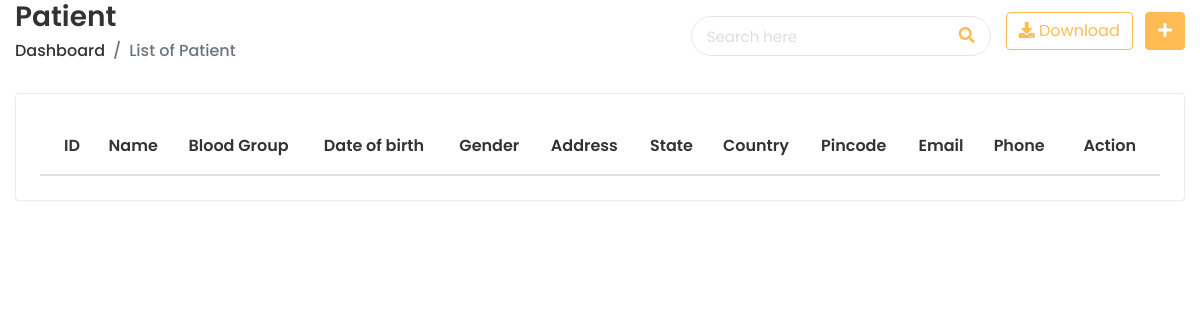
The app's page /app/patientlist/ (signed in), older data.
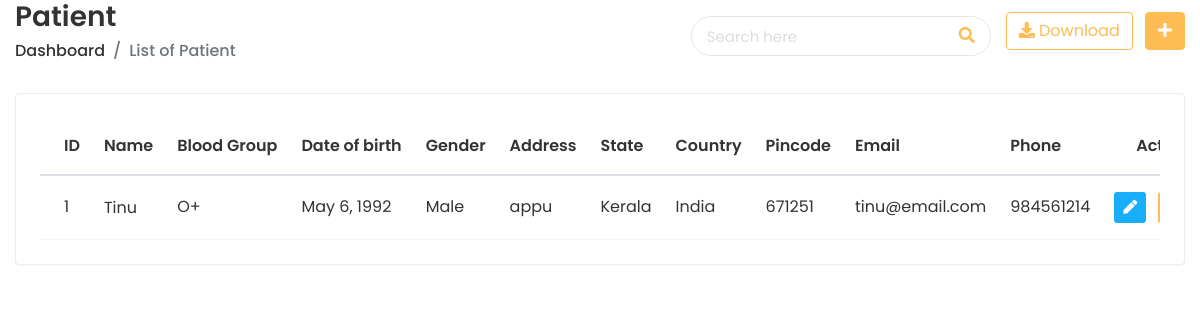
The same page, newer data.
### doctor/models.py (models this page shows, shortened)
class PatientDetails(models.Model):
    patient_number = models.IntegerField(null=True)
    patient_name = models.CharField(max_length=50)
    gender = models.CharField(
         max_length=20,
         choices=(("Male", "Male"), ("Female", "Female"), ("Other", "Other")),
     )
    blood_group = models.CharField(
        max_length=20, blank=True, null=True,
        choices=(
            ("O-", "O-"),
            ("O+", "O+"),
            ("A-", "A-"),
            ("A+", "A+"),
            ("B-", "B-"),
            ("B+", "B+"),
            ("AB-", "AB-"),
            ("AB+", "AB+"),
        ),
    )
    address = models.CharField(max_length=250, blank=True, null=True)
    state = models.CharField(max_length=200, blank=True, null=True)
    country = models.CharField(max_length=200, blank=True, null=True)
    pin_code = models.BigIntegerField(blank=True, null=True)
    email = models.EmailField(default="", max_length=50, unique=True)
    date_of_birth = models.DateField()
    phone_number = models.CharField(default="", max_length=20)
    patient_image = models.BinaryField(blank=True, null=True)
    created = models.DateTimeField(auto_now_add=True)
    updated = models.DateTimeField(auto_now=True)

### doctor/views.py (the view)
# urls.py: path("patientlist/", views.patient_list, name="patient_list"),
@login_required
def patient_list(request):
    page_size = int(request.GET.get('page_size', getattr(settings, 'PAGE_SIZE', 5)))
    page = request.GET.get('page', 1)
    search_query = request.GET.get('search', '')
    patients = PatientDetails.objects.filter(
        Q(id__icontains=search_query) |
        Q(patient_name__icontains=search_query) |
        Q(email__icontains=search_query) |
        Q(phone_number__icontains=search_query)
    )
    paginator = Paginator(patients, page_size)
    try:
        patient_page = paginator.page(page)
    except PageNotAnInteger:
        patient_page = paginator.page(1)
    return render(request, "patient/patient_list.html", {'patient_page': patient_page, 'page_size': page_size, 'search_query': search_query})

### templates/patient/patient_list.html (shortened to what this page needs)
{% extends 'home/base-login.html' %}
{% load compress static %}
{% block content %}
      <div class="content container-fluid">
         <div class="page-header">
        <div class="row align-items-center">
           <div class="col">
              <h3 class="page-title">Patient</h3>
              <ul class="breadcrumb">
                 <li class="breadcrumb-item"><a href="{% url 'Pindex' %}">Dashboard</a></li>
                 <li class="breadcrumb-item active">List of Patient</li>
              </ul>
           </div>
           <div class="top-nav-search">
            <form method="get" action="">
               <input type="text" id="search" class="form-control" placeholder="Search here" name="search" value="{{ search_query }}">
               <button class="btn" type="submit"><i class="fas fa-search"></i></button>
               </form>
            </div>
           <div class="col-auto text-right float-right ml-auto">
              <a href="#" class="btn btn-outline-primary mr-2"><i class="fas fa-download"></i> Download</a>
              <a href="add-student.html" class="btn btn-primary"><i class="fas fa-plus"></i></a>
           </div>
        </div>
     </div>
     <div class="row">
        <div class="col-sm-12">
           <div class="card card-table">
              <div class="card-body">
                 <div class="table-responsive">
                    <table class="table table-hover table-center mb-0 datatable">
                       <thead>
                          <tr>
                             <th>ID</th>
                             <th>Name</th>
                             <th>Blood Group</th>
                             <th>Date of birth</th>
                             <th>Gender</th>
                             <th>Address</th>
                             <th>State</th>
                             <th>Country</th>
                             <th>Pincode</th>
                             <th>Email</th>
                             <th>Phone</th>
                             <th class="text-right">Action</th>
                          </tr>
                       </thead>
                       {% for data in patient_page %}
                       <tbody>
                          <tr>
                             <td>{{ data.id }}</td>
                             <td>
                              <h2 class="#">
                                 <a href="{% url 'patient_profile' data.id %}">{{ data.patient_name }}</a>
                              </h2>
                             </td>
                             <td>
                              {{ data.blood_group }}
                           </td>
                             <td>
                                {{ data.date_of_birth }}
                             </td>
                             <td>
                                {{ data.gender }}
                             </td>
                             <td>
                              {{ data.address }}
                           </td>
                           <td>
                              {{ data.state }}
                           </td>
                           <td>
                              {{ data.country }}
                           </td>
                           <td>
                              {{ data.pin_code }}
                           </td>
                             <td>
                                {{ data.email }}
                             </td>
                             <td>
                                {{ data.phone_number }}
                             </td>
                             <td class="text-right">
                                <div class="actions">
                                   <a href="{% url 'patient_edit' data.id %}" class="btn btn-sm bg-success-light mr-2">
                                   <i class="fas fa-pen"></i>
                                   </a>
                                </div>
                             </td>
                          </tr>
                       </tbody>
                       {% endfor %}
                    </table>
                 </div>
              </div>
            </div>
         </div>
  {% endblock %}

### templates/home/base-login.html (shortened to what this page needs)
{% load compress static %}
<!DOCTYPE html>
<html lang="en">
<head>
<link rel="stylesheet" href="https://cdnjs.cloudflare.com/ajax/libs/font-awesome/6.2.1/css/all.min.css" />
{% compress css %}
    <link rel="stylesheet" href="{% static 'prescol/plugins/bootstrap/css/bootstrap.min.css' %}">
    <link rel="stylesheet" href="{% static 'prescol/plugins/fontawesome/css/fontawesome.min.css' %}">
    <link rel="stylesheet" href="{% static 'prescol/plugins/fontawesome/css/all.min.css' %}">
    <link rel="stylesheet" href="{% static 'prescol/css/style.css' %}">
{% endcompress %}
</head>
<body>
    {% block content %}
    {% endblock %}
</body>
</html>

### static/prescol/css/style.css (style rules this page uses)
html { height: 100%; }
body { background-color: #fff; color: #333; font-family: 'Poppins', sans-serif; font-size: 1rem; height: 100%; line-height: 1.5; overflow-x: hidden; }
h1, h2, h3, h4, h5, h6 { font-family: 'Poppins', sans-serif; margin-top: 0; }
.form-control { border: 1px solid #ddd; box-shadow: none; color: #333; font-size: 15px; height: 40px; }
a { color: #009ce7; }
input, button, a { transition: all 0.4s ease; -moz-transition: all 0.4s ease; -o-transition: all 0.4s ease; -ms-transition: all 0.4s ease; -webkit-transition: all 0.4s ease; }
input, input:focus, button, button:focus { outline: none; }
input[type=text], input[type=password] { -webkit-appearance: none; -moz-appearance: none; appearance: none; }
ul, ol { padding: 0px; list-style: none; }
.table { color: #333; max-width: 100%; margin-bottom: 0; width: 100%; }
table.table td h2 { display: inline-block; font-size: inherit; font-weight: 400; margin: 0; padding: 0; vertical-align: middle; }
table.table td h2 a { color: #333; }
.table thead tr th { font-weight: 600; }
.table tbody tr { border-bottom: 1px solid rgba(0, 0, 0, 0.05); }
.table.table-center td, .table.table-center th { vertical-align: middle; }
.card-table .card-body .table > thead > tr > th { border-top: 0; }
.card-table .card-body .table tr td:first-child, .card-table .card-body .table tr th:first-child { padding-left: 1.5rem; }
.card-table .card-body .table tr td:last-child, .card-table .card-body .table tr th:last-child { padding-right: 1.5rem; }
.card-table .table td, .card-table .table th { border-top: 1px solid #e2e5e8; padding: 1rem 0.75rem; white-space: nowrap; }
.btn-primary { background-color: #FFBC53; border: 1px solid #FFBC53; }
.btn-outline-primary { color: #FFBC53; border-color: #FFBC53; }
.card { border: 1px solid #ececf5; box-shadow: 0 1px 3px 0 rgba(0, 0, 0, 0.03); margin-bottom: 1.875rem; }
.card-body { padding: 1.5rem; }
.bg-success-light { background-color: #18aefa; color: #fff; }
.top-nav-search { float: left; margin-left: 15px; }
.top-nav-search form { margin-top: 10px; position: relative; width: 300px; }
.top-nav-search .form-control { background-color: transparent; border-color: rgba(0, 0, 0, 0.1); border-radius: 50px; color: #ddd; height: 40px; padding: 10px 50px 10px 15px; }
.top-nav-search .btn { background-color: transparent; border-color: transparent; color: #ffbc53; min-height: 40px; padding: 7px 15px; position: absolute; right: 0; top: 0; }
.top-nav-search .form-control::placeholder { color: #ddd; }
.page-header { margin-bottom: 1.875rem; }
.page-header .breadcrumb { background-color: transparent; color: #6c757d; font-size: 1rem; font-weight: 500; margin-bottom: 0; padding: 0; }
.page-header .breadcrumb a { color: #333; }
.page-title { font-size: 28px; font-weight: 600; color: #333; margin-bottom: 5px; }

Row changes from the older to the newer data that the page shows:
added PatientDetails: id "1", patient_name "Tinu", blood_group "O+", date_of_birth "May 6, 1992", gender "Male", address "appu", state "Kerala", country "India", pin_code "671251", email "tinu@email.com", phone_number "984561214"
